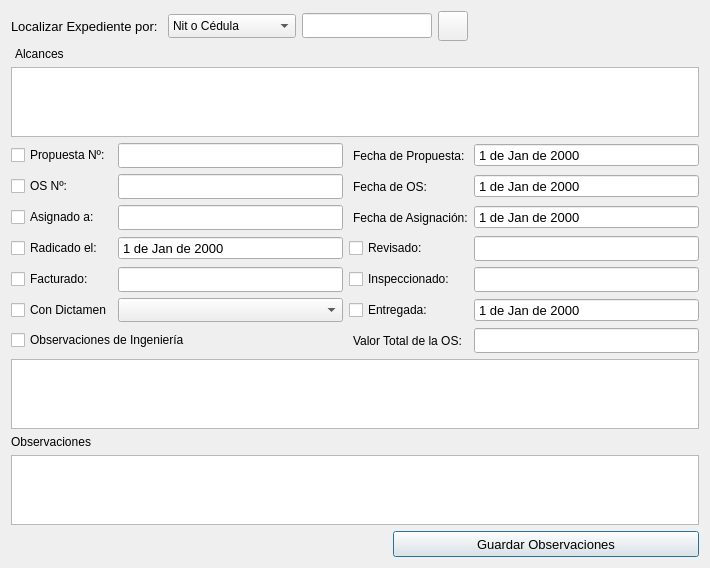
<?xml version="1.0" encoding="UTF-8"?>
<ui version="4.0">
 <class>SoStateForm</class>
 <widget class="QDialog" name="SoStateForm">
  <property name="geometry">
   <rect>
    <x>0</x>
    <y>0</y>
    <width>710</width>
    <height>548</height>
   </rect>
  </property>
  <property name="windowTitle">
   <string>Estado de Expediente</string>
  </property>
  <property name="windowIcon">
   <iconset resource="../resources/resources.qrc">
    <normaloff>:/icons/icons/find.png</normaloff>:/icons/icons/find.png</iconset>
  </property>
  <layout class="QGridLayout" name="gridLayout_2">
   <item row="5" column="0">
    <widget class="QLabel" name="label">
     <property name="font">
      <font>
       <pointsize>9</pointsize>
      </font>
     </property>
     <property name="text">
      <string>Observaciones</string>
     </property>
    </widget>
   </item>
   <item row="2" column="0" colspan="7">
    <widget class="QTextEdit" name="scopeTextEdit">
     <property name="font">
      <font>
       <pointsize>9</pointsize>
      </font>
     </property>
     <property name="tabChangesFocus">
      <bool>true</bool>
     </property>
     <property name="readOnly">
      <bool>true</bool>
     </property>
     <property name="acceptRichText">
      <bool>false</bool>
     </property>
    </widget>
   </item>
   <item row="1" column="0">
    <widget class="QLabel" name="label_4">
     <property name="font">
      <font>
       <pointsize>9</pointsize>
      </font>
     </property>
     <property name="text">
      <string>Alcances</string>
     </property>
     <property name="indent">
      <number>4</number>
     </property>
    </widget>
   </item>
   <item row="3" column="0" colspan="7">
    <layout class="QGridLayout" name="gridLayout">
     <item row="0" column="0">
      <widget class="QCheckBox" name="propCheckBox">
       <property name="font">
        <font>
         <pointsize>9</pointsize>
        </font>
       </property>
       <property name="text">
        <string>Propuesta Nº:</string>
       </property>
      </widget>
     </item>
     <item row="3" column="1">
      <widget class="QDateEdit" name="receivedDateEdit">
       <property name="minimumSize">
        <size>
         <width>0</width>
         <height>24</height>
        </size>
       </property>
       <property name="font">
        <font>
         <pointsize>10</pointsize>
        </font>
       </property>
       <property name="readOnly">
        <bool>true</bool>
       </property>
       <property name="buttonSymbols">
        <enum>QAbstractSpinBox::NoButtons</enum>
       </property>
       <property name="displayFormat">
        <string>d 'de' MMM 'de' yyyy</string>
       </property>
      </widget>
     </item>
     <item row="3" column="2">
      <widget class="QCheckBox" name="docProccCheckBox">
       <property name="font">
        <font>
         <pointsize>9</pointsize>
        </font>
       </property>
       <property name="text">
        <string>Revisado:</string>
       </property>
      </widget>
     </item>
     <item row="3" column="3">
      <widget class="QLineEdit" name="docProccLineEdit">
       <property name="minimumSize">
        <size>
         <width>0</width>
         <height>25</height>
        </size>
       </property>
       <property name="font">
        <font>
         <pointsize>10</pointsize>
        </font>
       </property>
       <property name="readOnly">
        <bool>true</bool>
       </property>
      </widget>
     </item>
     <item row="0" column="3">
      <widget class="QDateEdit" name="propDateEdit">
       <property name="minimumSize">
        <size>
         <width>0</width>
         <height>24</height>
        </size>
       </property>
       <property name="font">
        <font>
         <pointsize>10</pointsize>
        </font>
       </property>
       <property name="readOnly">
        <bool>true</bool>
       </property>
       <property name="buttonSymbols">
        <enum>QAbstractSpinBox::NoButtons</enum>
       </property>
       <property name="displayFormat">
        <string>d 'de' MMM 'de' yyyy</string>
       </property>
      </widget>
     </item>
     <item row="1" column="0">
      <widget class="QCheckBox" name="soCheckBox">
       <property name="font">
        <font>
         <pointsize>9</pointsize>
        </font>
       </property>
       <property name="text">
        <string>OS Nº:</string>
       </property>
      </widget>
     </item>
     <item row="1" column="1">
      <widget class="QLineEdit" name="soLineEdit">
       <property name="minimumSize">
        <size>
         <width>0</width>
         <height>25</height>
        </size>
       </property>
       <property name="font">
        <font>
         <pointsize>10</pointsize>
        </font>
       </property>
       <property name="readOnly">
        <bool>true</bool>
       </property>
      </widget>
     </item>
     <item row="0" column="1">
      <widget class="QLineEdit" name="propLineEdit">
       <property name="minimumSize">
        <size>
         <width>0</width>
         <height>25</height>
        </size>
       </property>
       <property name="font">
        <font>
         <pointsize>10</pointsize>
        </font>
       </property>
       <property name="readOnly">
        <bool>true</bool>
       </property>
      </widget>
     </item>
     <item row="0" column="2">
      <widget class="QLabel" name="label_5">
       <property name="font">
        <font>
         <pointsize>9</pointsize>
        </font>
       </property>
       <property name="text">
        <string>Fecha de Propuesta:</string>
       </property>
       <property name="indent">
        <number>4</number>
       </property>
      </widget>
     </item>
     <item row="4" column="0">
      <widget class="QCheckBox" name="accProccCheckBox">
       <property name="font">
        <font>
         <pointsize>9</pointsize>
        </font>
       </property>
       <property name="text">
        <string>Facturado:</string>
       </property>
      </widget>
     </item>
     <item row="4" column="1">
      <widget class="QLineEdit" name="accProccLineEdit">
       <property name="minimumSize">
        <size>
         <width>0</width>
         <height>25</height>
        </size>
       </property>
       <property name="font">
        <font>
         <pointsize>10</pointsize>
        </font>
       </property>
       <property name="readOnly">
        <bool>true</bool>
       </property>
      </widget>
     </item>
     <item row="4" column="2">
      <widget class="QCheckBox" name="engProccCheckBox">
       <property name="font">
        <font>
         <pointsize>9</pointsize>
        </font>
       </property>
       <property name="text">
        <string>Inspeccionado:</string>
       </property>
      </widget>
     </item>
     <item row="4" column="3">
      <widget class="QLineEdit" name="engProccLineEdit">
       <property name="minimumSize">
        <size>
         <width>0</width>
         <height>25</height>
        </size>
       </property>
       <property name="font">
        <font>
         <pointsize>10</pointsize>
        </font>
       </property>
       <property name="readOnly">
        <bool>true</bool>
       </property>
      </widget>
     </item>
     <item row="5" column="0">
      <widget class="QCheckBox" name="dictumsCheckBox">
       <property name="font">
        <font>
         <pointsize>9</pointsize>
        </font>
       </property>
       <property name="text">
        <string>Con Dictamen</string>
       </property>
      </widget>
     </item>
     <item row="2" column="0">
      <widget class="QCheckBox" name="inspectorCheckBox">
       <property name="font">
        <font>
         <pointsize>9</pointsize>
        </font>
       </property>
       <property name="text">
        <string>Asignado a:</string>
       </property>
      </widget>
     </item>
     <item row="2" column="1">
      <widget class="QLineEdit" name="inspectorLineEdit">
       <property name="minimumSize">
        <size>
         <width>0</width>
         <height>25</height>
        </size>
       </property>
       <property name="font">
        <font>
         <pointsize>10</pointsize>
        </font>
       </property>
       <property name="readOnly">
        <bool>true</bool>
       </property>
      </widget>
     </item>
     <item row="2" column="2">
      <widget class="QLabel" name="label_7">
       <property name="font">
        <font>
         <pointsize>9</pointsize>
        </font>
       </property>
       <property name="text">
        <string>Fecha de Asignación:</string>
       </property>
       <property name="indent">
        <number>4</number>
       </property>
      </widget>
     </item>
     <item row="3" column="0">
      <widget class="QCheckBox" name="receivedCheckBox">
       <property name="font">
        <font>
         <pointsize>9</pointsize>
        </font>
       </property>
       <property name="text">
        <string>Radicado el:</string>
       </property>
      </widget>
     </item>
     <item row="1" column="2">
      <widget class="QLabel" name="label_6">
       <property name="font">
        <font>
         <pointsize>9</pointsize>
        </font>
       </property>
       <property name="text">
        <string>Fecha de OS:</string>
       </property>
       <property name="indent">
        <number>4</number>
       </property>
      </widget>
     </item>
     <item row="1" column="3">
      <widget class="QDateEdit" name="soDateEdit">
       <property name="minimumSize">
        <size>
         <width>0</width>
         <height>24</height>
        </size>
       </property>
       <property name="font">
        <font>
         <pointsize>10</pointsize>
        </font>
       </property>
       <property name="readOnly">
        <bool>true</bool>
       </property>
       <property name="buttonSymbols">
        <enum>QAbstractSpinBox::NoButtons</enum>
       </property>
       <property name="displayFormat">
        <string>d 'de' MMM 'de' yyyy</string>
       </property>
      </widget>
     </item>
     <item row="2" column="3">
      <widget class="QDateEdit" name="assignDateEdit">
       <property name="minimumSize">
        <size>
         <width>0</width>
         <height>24</height>
        </size>
       </property>
       <property name="font">
        <font>
         <pointsize>10</pointsize>
        </font>
       </property>
       <property name="readOnly">
        <bool>true</bool>
       </property>
       <property name="buttonSymbols">
        <enum>QAbstractSpinBox::NoButtons</enum>
       </property>
       <property name="displayFormat">
        <string>d 'de' MMM 'de' yyyy</string>
       </property>
      </widget>
     </item>
     <item row="5" column="1">
      <widget class="QComboBox" name="dictumsComboBox">
       <property name="minimumSize">
        <size>
         <width>0</width>
         <height>24</height>
        </size>
       </property>
       <property name="font">
        <font>
         <pointsize>10</pointsize>
        </font>
       </property>
      </widget>
     </item>
     <item row="5" column="2">
      <widget class="QCheckBox" name="shippedCheckBox">
       <property name="font">
        <font>
         <pointsize>9</pointsize>
        </font>
       </property>
       <property name="text">
        <string>Entregada:</string>
       </property>
      </widget>
     </item>
     <item row="5" column="3">
      <widget class="QDateEdit" name="shippedDateEdit">
       <property name="minimumSize">
        <size>
         <width>0</width>
         <height>24</height>
        </size>
       </property>
       <property name="font">
        <font>
         <pointsize>10</pointsize>
        </font>
       </property>
       <property name="readOnly">
        <bool>true</bool>
       </property>
       <property name="buttonSymbols">
        <enum>QAbstractSpinBox::NoButtons</enum>
       </property>
       <property name="displayFormat">
        <string>d 'de' MMM 'de' yyyy</string>
       </property>
      </widget>
     </item>
     <item row="6" column="0" colspan="2">
      <widget class="QCheckBox" name="engObservCheckBox">
       <property name="font">
        <font>
         <pointsize>9</pointsize>
        </font>
       </property>
       <property name="text">
        <string>Observaciones de Ingeniería</string>
       </property>
      </widget>
     </item>
     <item row="6" column="2">
      <widget class="QLabel" name="label_8">
       <property name="font">
        <font>
         <pointsize>9</pointsize>
        </font>
       </property>
       <property name="text">
        <string>Valor Total de la OS:</string>
       </property>
       <property name="indent">
        <number>4</number>
       </property>
      </widget>
     </item>
     <item row="6" column="3">
      <widget class="QLineEdit" name="propTotValueLineEdit">
       <property name="minimumSize">
        <size>
         <width>0</width>
         <height>25</height>
        </size>
       </property>
       <property name="font">
        <font>
         <pointsize>10</pointsize>
        </font>
       </property>
       <property name="readOnly">
        <bool>true</bool>
       </property>
      </widget>
     </item>
    </layout>
   </item>
   <item row="7" column="0" colspan="3">
    <spacer name="horizontalSpacer">
     <property name="orientation">
      <enum>Qt::Horizontal</enum>
     </property>
     <property name="sizeHint" stdset="0">
      <size>
       <width>376</width>
       <height>23</height>
      </size>
     </property>
    </spacer>
   </item>
   <item row="6" column="0" colspan="7">
    <widget class="QTextEdit" name="admObservTextEdit">
     <property name="font">
      <font>
       <pointsize>9</pointsize>
      </font>
     </property>
     <property name="tabChangesFocus">
      <bool>true</bool>
     </property>
     <property name="acceptRichText">
      <bool>false</bool>
     </property>
    </widget>
   </item>
   <item row="7" column="3" colspan="4">
    <widget class="QPushButton" name="saveObservsButton">
     <property name="enabled">
      <bool>true</bool>
     </property>
     <property name="minimumSize">
      <size>
       <width>0</width>
       <height>26</height>
      </size>
     </property>
     <property name="font">
      <font>
       <pointsize>10</pointsize>
      </font>
     </property>
     <property name="text">
      <string>Guardar Observaciones</string>
     </property>
     <property name="icon">
      <iconset resource="../resources/resources.qrc">
       <normaloff>:/icons/icons/save.png</normaloff>:/icons/icons/save.png</iconset>
     </property>
    </widget>
   </item>
   <item row="0" column="4">
    <widget class="QPushButton" name="findButton">
     <property name="minimumSize">
      <size>
       <width>30</width>
       <height>30</height>
      </size>
     </property>
     <property name="maximumSize">
      <size>
       <width>30</width>
       <height>30</height>
      </size>
     </property>
     <property name="toolTip">
      <string>Ir</string>
     </property>
     <property name="text">
      <string/>
     </property>
     <property name="icon">
      <iconset resource="../resources/resources.qrc">
       <normaloff>:/icons/icons/go.png</normaloff>:/icons/icons/go.png</iconset>
     </property>
    </widget>
   </item>
   <item row="0" column="0">
    <widget class="QLabel" name="label_2">
     <property name="font">
      <font>
       <pointsize>10</pointsize>
      </font>
     </property>
     <property name="text">
      <string>Localizar Expediente por: </string>
     </property>
    </widget>
   </item>
   <item row="0" column="2" colspan="2">
    <widget class="QLineEdit" name="findLineEdit">
     <property name="minimumSize">
      <size>
       <width>130</width>
       <height>25</height>
      </size>
     </property>
     <property name="maximumSize">
      <size>
       <width>100</width>
       <height>16777215</height>
      </size>
     </property>
     <property name="font">
      <font>
       <pointsize>10</pointsize>
      </font>
     </property>
    </widget>
   </item>
   <item row="4" column="0" colspan="7">
    <widget class="QTextEdit" name="engObservTextEdit">
     <property name="font">
      <font>
       <pointsize>9</pointsize>
      </font>
     </property>
     <property name="tabChangesFocus">
      <bool>true</bool>
     </property>
     <property name="readOnly">
      <bool>true</bool>
     </property>
     <property name="acceptRichText">
      <bool>false</bool>
     </property>
    </widget>
   </item>
   <item row="0" column="1">
    <widget class="QComboBox" name="findByComboBox">
     <property name="sizePolicy">
      <sizepolicy hsizetype="Preferred" vsizetype="Fixed">
       <horstretch>0</horstretch>
       <verstretch>0</verstretch>
      </sizepolicy>
     </property>
     <property name="minimumSize">
      <size>
       <width>0</width>
       <height>24</height>
      </size>
     </property>
     <property name="font">
      <font>
       <pointsize>9</pointsize>
      </font>
     </property>
     <item>
      <property name="text">
       <string>Nit o Cédula</string>
      </property>
     </item>
     <item>
      <property name="text">
       <string>Orden de Servicio</string>
      </property>
     </item>
    </widget>
   </item>
   <item row="0" column="5">
    <spacer name="horizontalSpacer_2">
     <property name="orientation">
      <enum>Qt::Horizontal</enum>
     </property>
     <property name="sizeHint" stdset="0">
      <size>
       <width>40</width>
       <height>20</height>
      </size>
     </property>
    </spacer>
   </item>
  </layout>
 </widget>
 <tabstops>
  <tabstop>findByComboBox</tabstop>
  <tabstop>findLineEdit</tabstop>
  <tabstop>findButton</tabstop>
  <tabstop>scopeTextEdit</tabstop>
  <tabstop>propCheckBox</tabstop>
  <tabstop>propLineEdit</tabstop>
  <tabstop>propDateEdit</tabstop>
  <tabstop>soCheckBox</tabstop>
  <tabstop>soLineEdit</tabstop>
  <tabstop>soDateEdit</tabstop>
  <tabstop>inspectorCheckBox</tabstop>
  <tabstop>inspectorLineEdit</tabstop>
  <tabstop>assignDateEdit</tabstop>
  <tabstop>receivedCheckBox</tabstop>
  <tabstop>receivedDateEdit</tabstop>
  <tabstop>docProccCheckBox</tabstop>
  <tabstop>docProccLineEdit</tabstop>
  <tabstop>accProccCheckBox</tabstop>
  <tabstop>accProccLineEdit</tabstop>
  <tabstop>engProccCheckBox</tabstop>
  <tabstop>engProccLineEdit</tabstop>
  <tabstop>dictumsCheckBox</tabstop>
  <tabstop>dictumsComboBox</tabstop>
  <tabstop>shippedCheckBox</tabstop>
  <tabstop>shippedDateEdit</tabstop>
  <tabstop>engObservCheckBox</tabstop>
  <tabstop>propTotValueLineEdit</tabstop>
  <tabstop>engObservTextEdit</tabstop>
  <tabstop>admObservTextEdit</tabstop>
  <tabstop>saveObservsButton</tabstop>
 </tabstops>
 <resources>
  <include location="../resources/resources.qrc"/>
 </resources>
 <connections/>
</ui>
